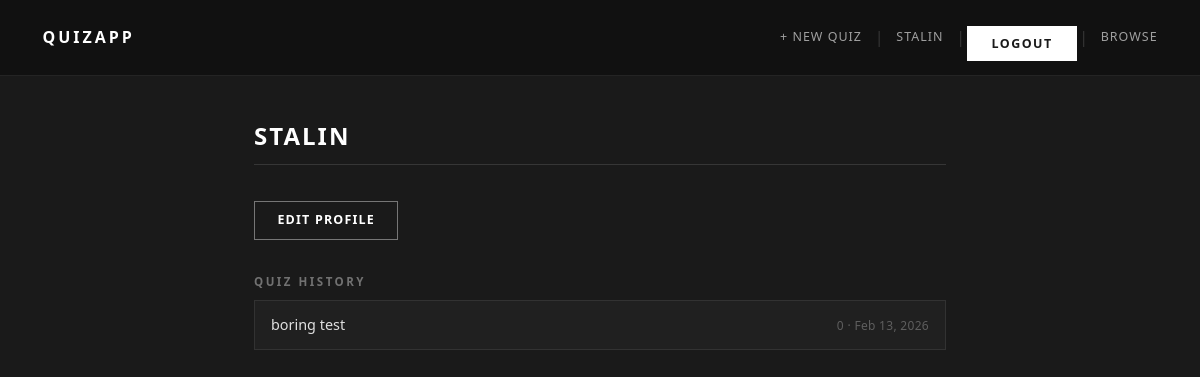
Page /profile/ (signed in) on the earlier database version.
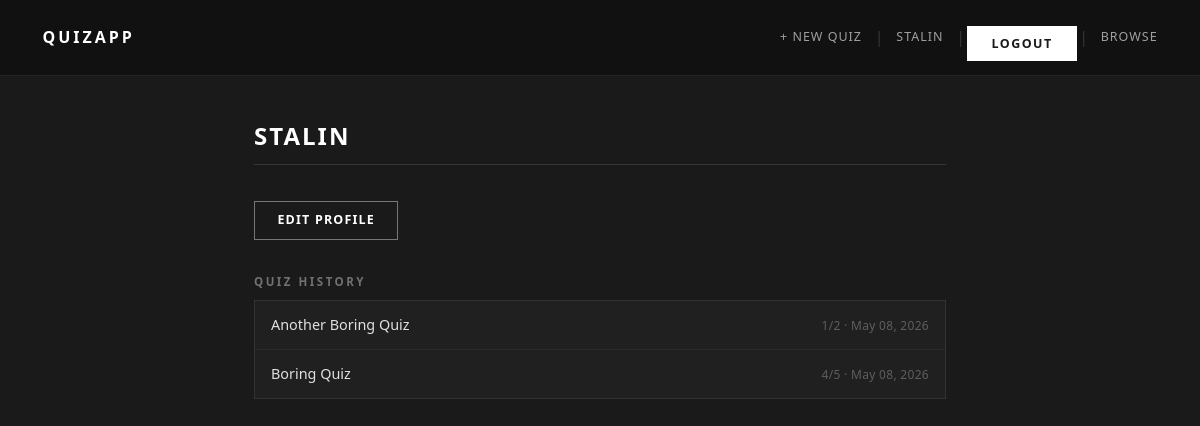
Same page on the later database version.
### quiz/models.py (models this page shows, shortened)
class Participation(models.Model):
    user = models.ForeignKey(User, on_delete=models.CASCADE, related_name='participations')
    quiz = models.ForeignKey(Quiz, on_delete=models.CASCADE, related_name='participations')
    score = models.IntegerField(default=0)
    total = models.IntegerField(default=0)
    completed_at = models.DateTimeField(auto_now_add=True)

class Quiz(models.Model):
    title = models.CharField(max_length=200)
    description = models.TextField(blank=True)
    created_by = models.ForeignKey(User, on_delete=models.CASCADE, related_name='quizzes')
    created_at = models.DateTimeField(auto_now_add=True)
    invite_code = models.CharField(max_length=8, unique=True, null=True, blank=True)

### quiz/views.py (the view)
# urls.py: path('profile/', views.profile, name='profile'),
@login_required
def profile(request):
    participations = (
        request.user.participations.select_related('quiz').order_by('-completed_at')
    )
    return render(request, 'quiz/profile.html', {'participations': participations})

### quiz/templates/quiz/profile.html (shortened to what this page needs)
{% extends 'quiz/base.html' %}
{% block content %}
<h1>{{ user.username }}</h1>
<div class="profile-section">
    <a href="{% url 'profile_edit' %}" class="btn mt-1">Edit Profile</a>
</div>
<h2>Quiz History</h2>
{% if participations %}
<ul class="quiz-list">
    {% for p in participations %}
    <li>
        <a href="{% url 'quiz_detail' p.quiz.id %}">{{ p.quiz.title }}</a>
        <span class="by">
            {{ p.score }}{% if p.total %}/{{ p.total }}{% endif %}
            &middot; {{ p.completed_at|date:"M d, Y" }}
        </span>
    </li>
    {% endfor %}
</ul>
{% else %}
<p>No quizzes taken yet. <a href="{% url 'quiz_list' %}">Browse quizzes</a></p>
{% endif %}
{% endblock %}

Differences in the rows shown:
no longer on this page (row edited): Participation: quiz "boring test", score "0", completed_at "Feb 13, 2026"
added Participation: quiz "Another Boring Quiz", score "1", total "2", completed_at "May 08, 2026"
now on this page (row edited): Participation: quiz "Boring Quiz", score "4", total "5", completed_at "May 08, 2026"
